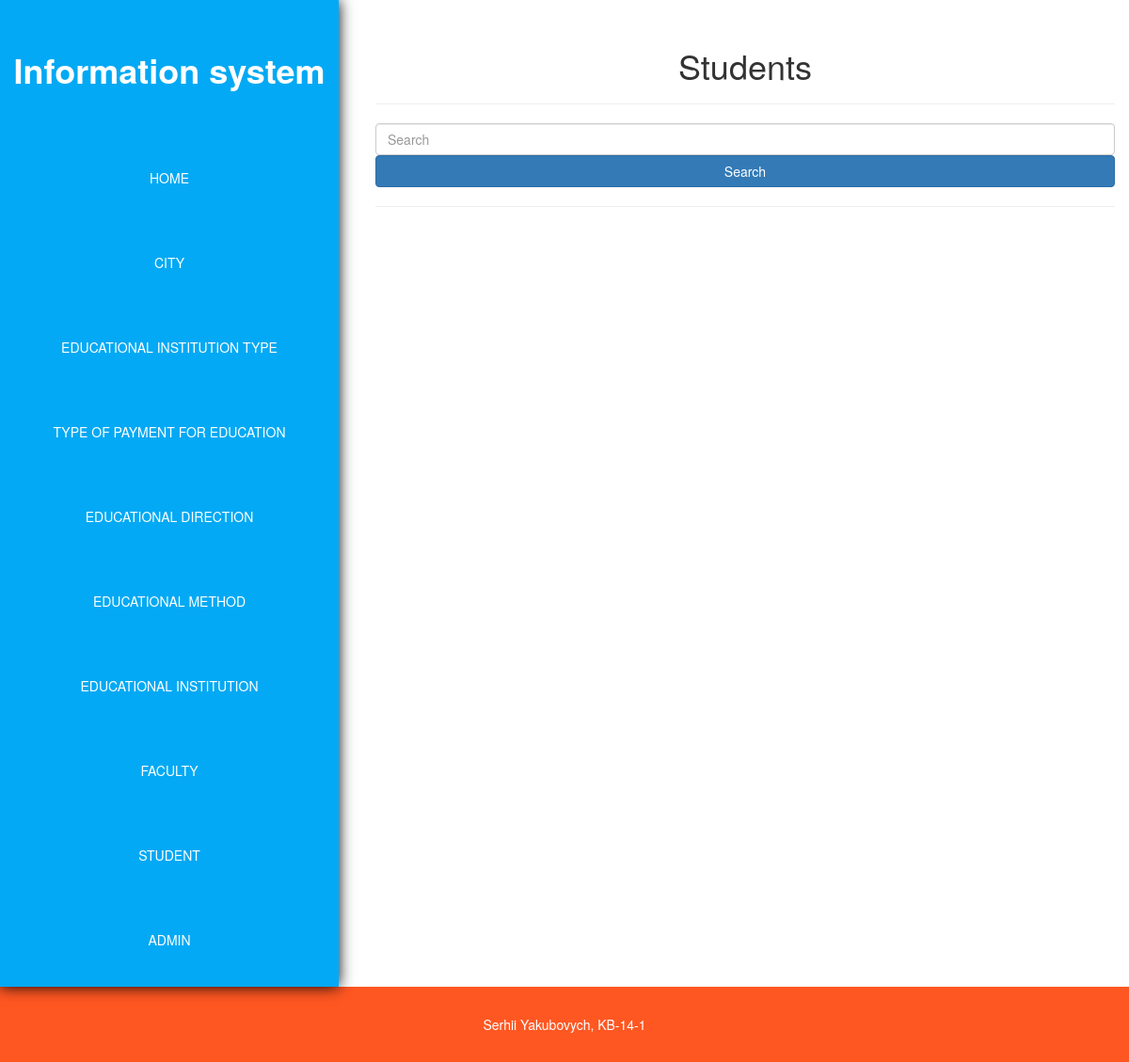
The app's page /student/all/, older data.
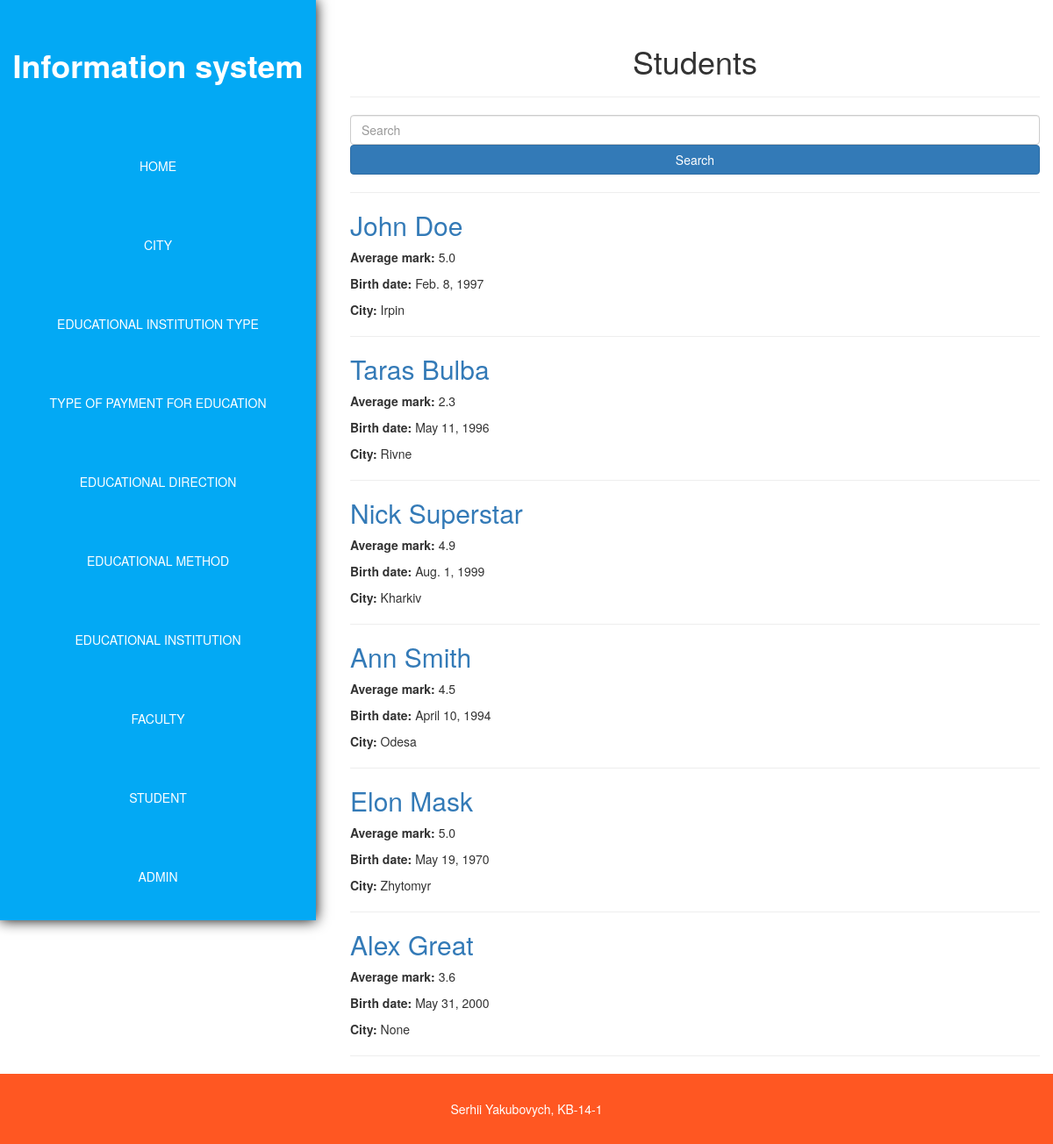
The same page, newer data.
### educational_institution/models.py (models this page shows, shortened)
class Student(models.Model):
    class Meta:
        db_table = "student"
    student_name = models.CharField(max_length=100, verbose_name="Student name")
    average_mark = models.FloatField(blank=True, null=True, verbose_name="Average mark")
    birth_date = models.DateField(blank=True, null=True, verbose_name="Birth date")
    city = models.ForeignKey(City, blank=True, null=True, verbose_name="City")
    faculty = models.ManyToManyField(Faculty, blank=True, verbose_name="Faculty")

class City(models.Model):
    class Meta:
        db_table = "city"
    city_name = models.CharField(max_length=100, verbose_name="City name")
    population = models.IntegerField(blank=True, null=True, verbose_name="Population")
    def __str__(self):
        return "%s" % self.city_name

### educational_institution/views.py (the view)
# urls.py: url(r'^student/all/$', views.students, name='students'),
def students(request):
    query = request.GET.get("q")
    if query:
        student_list = Student.objects.filter(
            Q(student_name__icontains=query)
        )
    else:
        student_list = Student.objects.all
    return render_to_response('students.html', {'students': student_list, 'request': request})

### educational_institution/templates/students.html
{% extends 'main.html' %}
{% block educational_institution %}
<h1 class="text-center">Students</h1>
<hr>
<div class="search-block">
    <form action="">
        <input type="text" name="q" class="form-control" placeholder="Search" value="{{ request.GET.q }}" >
        <input type="submit" class="btn btn-primary btn-block" value="Search">
    </form>
</div>
<hr>
{% for student in students %}
<h2>
    <a href="../get/{{ student.id }}">
        {{ student.student_name }}
    </a>
</h2>
<p><b>Average mark:</b> {{ student.average_mark }}</p>
<p><b>Birth date:</b> {{ student.birth_date }}</p>
<p><b>City:</b> {{ student.city }}</p>
<hr>
{% endfor %}
{% endblock %}

Row changes from the older to the newer data that the page shows:
added Student: student_name "John Doe", average_mark "5.0", birth_date "Feb. 8, 1997", city "Irpin"
added Student: student_name "Taras Bulba", average_mark "2.3", birth_date "May 11, 1996", city "Rivne"
added Student: student_name "Nick Superstar", average_mark "4.9", birth_date "Aug. 1, 1999", city "Kharkiv"
added Student: student_name "Ann Smith", average_mark "4.5", birth_date "April 10, 1994", city "Odesa"
added Student: student_name "Elon Mask", average_mark "5.0", birth_date "May 19, 1970", city "Zhytomyr"
added Student: student_name "Alex Great", average_mark "3.6", birth_date "May 31, 2000", city "None"
